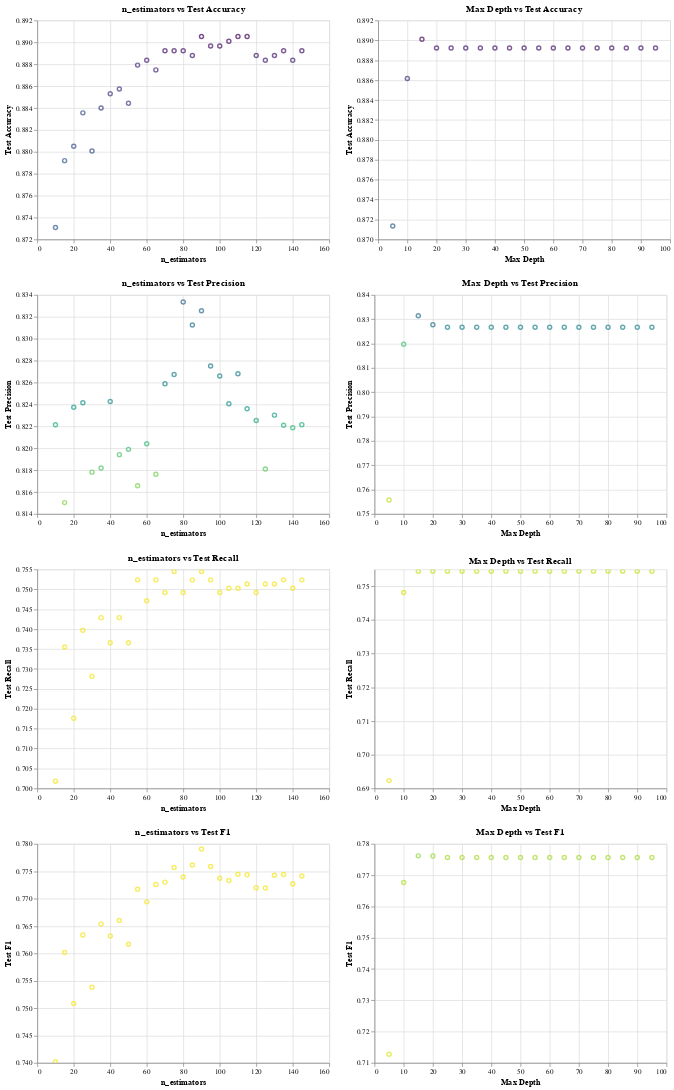

The notebook cell this image was saved under:
### Code cell
## Plot or table 
import altair as alt
from pandas import DataFrame

############################### Accuracy #################################################################################
ntrees_acc=DataFrame()
ntrees_acc['n_estimators']=estimators
ntrees_acc['Test Accuracy']=ntree_test_acc

max_depth_acc=DataFrame()
max_depth_acc['Max Depth']=depth
max_depth_acc['Test Accuracy']=depth_acc

n_estimators_accuracy=alt.Chart(ntrees_acc).mark_point().encode(
    alt.X('n_estimators',
        scale=alt.Scale()
    ),
    alt.Y('Test Accuracy',
        scale=alt.Scale(zero=False)
    ),
    color = alt.Color('Test Accuracy:N', scale=alt.Scale(scheme='viridis',reverse=True),legend=None),
    tooltip=['n_estimators','Test Accuracy' ]
).interactive().properties(
    title='n_estimators vs Test Accuracy'
)

max_depth_accuracy=alt.Chart(max_depth_acc).mark_point().encode(
    alt.X('Max Depth',
        scale=alt.Scale(zero=False)
    ),
    alt.Y('Test Accuracy',
        scale=alt.Scale(zero=False)
    ),
    color = alt.Color('Test Accuracy:N', scale=alt.Scale(scheme='viridis',reverse=True),legend=None),
    tooltip=['Max Depth','Test Accuracy' ]
).interactive().properties(
    title='Max Depth vs Test Accuracy'
)

############################### Precision #################################################################################
ntrees_prec=DataFrame()
ntrees_prec['n_estimators']=estimators
ntrees_prec['Test Precision']=ntree_test_prec

max_depth_prec=DataFrame()
max_depth_prec['Max Depth']=depth
max_depth_prec['Test Precision']=depth_prec

n_estimators_precision=alt.Chart(ntrees_prec).mark_point().encode(
    alt.X('n_estimators',
        scale=alt.Scale()
    ),
    alt.Y('Test Precision',
        scale=alt.Scale(zero=False)
    ),
    color = alt.Color('Test Precision:N', scale=alt.Scale(scheme='viridis',reverse=True),legend=None),
    tooltip=['n_estimators','Test Precision' ]
).interactive().properties(
    title='n_estimators vs Test Precision'
)

max_depth_precision=alt.Chart(max_depth_prec).mark_point().encode(
    alt.X('Max Depth',
        scale=alt.Scale(zero=False)
    ),
    alt.Y('Test Precision',
        scale=alt.Scale(zero=False)
    ),
    color = alt.Color('Test Precision:N', scale=alt.Scale(scheme='viridis',reverse=True),legend=None),
    tooltip=['Max Depth','Test Precision' ]
).interactive().properties(
    title='Max Depth vs Test Precision'
)

############################### Recall #################################################################################
ntrees_rec=DataFrame()
ntrees_rec['n_estimators']=estimators
ntrees_rec['Test Recall']=ntree_test_rec

max_depth_rec=DataFrame()
max_depth_rec['Max Depth']=depth
max_depth_rec['Test Recall']=depth_rec

n_estimators_recall=alt.Chart(ntrees_rec).mark_point().encode(
    alt.X('n_estimators',
        scale=alt.Scale()
    ),
    alt.Y('Test Recall',
        scale=alt.Scale(zero=False)
    ),
    color = alt.Color('Test Accuracy:N', scale=alt.Scale(scheme='viridis',reverse=True),legend=None),
    tooltip=['n_estimators','Test Recall' ]
).interactive().properties(
    title='n_estimators vs Test Recall'
)

max_depth_recall=alt.Chart(max_depth_rec).mark_point().encode(
    alt.X('Max Depth',
        scale=alt.Scale(zero=False)
    ),
    alt.Y('Test Recall',
        scale=alt.Scale(zero=False)
    ),
    color = alt.Color('Test Recall:N', scale=alt.Scale(scheme='viridis',reverse=True),legend=None),
    tooltip=['Max Depth','Test Recall' ]
).interactive().properties(
    title='Max Depth vs Test Recall'
)

############################### F1 score #################################################################################
ntrees_f1=DataFrame()
ntrees_f1['n_estimators']=estimators
ntrees_f1['Test F1']=ntree_test_f1

max_depth_f1=DataFrame()
max_depth_f1['Max Depth']=depth
max_depth_f1['Test F1']=depth_f1

n_estimators_f1_score=alt.Chart(ntrees_f1).mark_point().encode(
    alt.X('n_estimators',
        scale=alt.Scale()
    ),
    alt.Y('Test F1',
        scale=alt.Scale(zero=False)
    ),
    color = alt.Color('Test Accuracy:N', scale=alt.Scale(scheme='viridis',reverse=True),legend=None),
    tooltip=['n_estimators','Test F1' ]
).interactive().properties(
    title='n_estimators vs Test F1'
)

max_depth_f1_score=alt.Chart(max_depth_f1).mark_point().encode(
    alt.X('Max Depth',
        scale=alt.Scale(zero=False)
    ),
    alt.Y('Test F1',
        scale=alt.Scale(zero=False)
    ),
    color = alt.Color('Test F1:N', scale=alt.Scale(scheme='viridis',reverse=True),legend=None),
    tooltip=['Max Depth','Test F1' ]
).interactive().properties(
    title='Max Depth vs Test F1'
)

########################## Print Charts ##################################################################################
accuracies = n_estimators_accuracy | max_depth_accuracy
precisions = n_estimators_precision | max_depth_precision
recalls = n_estimators_recall | max_depth_recall
f1s = n_estimators_f1_score | max_depth_f1_score
accuracies & precisions & recalls & f1s

### Figure 1 — Vega-Lite specification as saved in the notebook (floating-point values rounded to 4 significant figures)
{"config": {"view": {"continuousWidth": 400, "continuousHeight": 300}}, "vconcat": [{"hconcat": [{"data": {"name": "data-9c0e34e4d12bfd42b0cedd8cf8f1c782"}, "mark": "point", "encoding": {"color": {"type": "nominal", "field": "Test Accuracy", "legend": null, "scale": {"reverse": true, "scheme": "viridis"}}, "tooltip": [{"type": "quantitative", "field": "n_estimators"}, {"type": "quantitative", "field": "Test Accuracy"}], "x": {"type": "quantitative", "field": "n_estimators", "scale": {}}, "y": {"type": "quantitative", "field": "Test Accuracy", "scale": {"zero": false}}}, "selection": {"selector001": {"type": "interval", "bind": "scales", "encodings": ["x", "y"]}}, "title": "n_estimators vs Test Accuracy"}, {"data": {"name": "data-5963758b42c20d9a84d02f4985121ea5"}, "mark": "point", "encoding": {"color": {"type": "nominal", "field": "Test Accuracy", "legend": null, "scale": {"reverse": true, "scheme": "viridis"}}, "tooltip": [{"type": "quantitative", "field": "Max Depth"}, {"type": "quantitative", "field": "Test Accuracy"}], "x": {"type": "quantitative", "field": "Max Depth", "scale": {"zero": false}}, "y": {"type": "quantitative", "field": "Test Accuracy", "scale": {"zero": false}}}, "selection": {"selector002": {"type": "interval", "bind": "scales", "encodings": ["x", "y"]}}, "title": "Max Depth vs Test Accuracy"}]}, {"hconcat": [{"data": {"name": "data-1c1867fed685864db229e3681c9461f1"}, "mark": "point", "encoding": {"color": {"type": "nominal", "field": "Test Precision", "legend": null, "scale": {"reverse": true, "scheme": "viridis"}}, "tooltip": [{"type": "quantitative", "field": "n_estimators"}, {"type": "quantitative", "field": "Test Precision"}], "x": {"type": "quantitative", "field": "n_estimators", "scale": {}}, "y": {"type": "quantitative", "field": "Test Precision", "scale": {"zero": false}}}, "selection": {"selector003": {"type": "interval", "bind": "scales", "encodings": ["x", "y"]}}, "title": "n_estimators vs Test Precision"}, {"data": {"name": "data-4741cab10e9d5c6b95eccd84380bbcac"}, "mark": "point", "encoding": {"color": {"type": "nominal", "field": "Test Precision", "legend": null, "scale": {"reverse": true, "scheme": "viridis"}}, "tooltip": [{"type": "quantitative", "field": "Max Depth"}, {"type": "quantitative", "field": "Test Precision"}], "x": {"type": "quantitative", "field": "Max Depth", "scale": {"zero": false}}, "y": {"type": "quantitative", "field": "Test Precision", "scale": {"zero": false}}}, "selection": {"selector004": {"type": "interval", "bind": "scales", "encodings": ["x", "y"]}}, "title": "Max Depth vs Test Precision"}]}, {"hconcat": [{"data": {"name": "data-95d5f72d9642ce12f4fa91f4db28a2ae"}, "mark": "point", "encoding": {"color": {"type": "nominal", "field": "Test Accuracy", "legend": null, "scale": {"reverse": true, "scheme": "viridis"}}, "tooltip": [{"type": "quantitative", "field": "n_estimators"}, {"type": "quantitative", "field": "Test Recall"}], "x": {"type": "quantitative", "field": "n_estimators", "scale": {}}, "y": {"type": "quantitative", "field": "Test Recall", "scale": {"zero": false}}}, "selection": {"selector005": {"type": "interval", "bind": "scales", "encodings": ["x", "y"]}}, "title": "n_estimators vs Test Recall"}, {"data": {"name": "data-4a597d6020dfddbecc419546cbd514c7"}, "mark": "point", "encoding": {"color": {"type": "nominal", "field": "Test Recall", "legend": null, "scale": {"reverse": true, "scheme": "viridis"}}, "tooltip": [{"type": "quantitative", "field": "Max Depth"}, {"type": "quantitative", "field": "Test Recall"}], "x": {"type": "quantitative", "field": "Max Depth", "scale": {"zero": false}}, "y": {"type": "quantitative", "field": "Test Recall", "scale": {"zero": false}}}, "selection": {"selector006": {"type": "interval", "bind": "scales", "encodings": ["x", "y"]}}, "title": "Max Depth vs Test Recall"}]}, {"hconcat": [{"data": {"name": "data-65ffca07a06467cf58f42e818d5db441"}, "mark": "point", "encoding": {"color": {"type": "nominal", "field": "Test Accuracy", "legend": null, "scale": {"reverse": true, "scheme": "viridis"}}, "tooltip": [{"type": "quantitative", "field": "n_estimators"}, {"type": "quantitative", "field": "Test F1"}], "x": {"type": "quantitative", "field": "n_estimators", "scale": {}}, "y": {"type": "quantitative", "field": "Test F1", "scale": {"zero": false}}}, "selection": {"selector007": {"type": "interval", "bind": "scales", "encodings": ["x", "y"]}}, "title": "n_estimators vs Test F1"}, {"data": {"name": "data-c05f4a6f5638a48755e710e864f338ce"}, "mark": "point", "encoding": {"color": {"type": "nominal", "field": "Test F1", "legend": null, "scale": {"reverse": true, "scheme": "viridis"}}, "tooltip": [{"type": "quantitative", "field": "Max Depth"}, {"type": "quantitative", "field": "Test F1"}], "x": {"type": "quantitative", "field": "Max Depth", "scale": {"zero": false}}, "y": {"type": "quantitative", "field": "Test F1", "scale": {"zero": false}}}, "selection": {"selector008": {"type": "interval", "bind": "scales", "encodings": ["x", "y"]}}, "title": "Max Depth vs Test F1"}]}], "$schema": "https://vega.github.io/schema/vega-lite/v4.8.1.json", "datasets": {"data-9c0e34e4d12bfd42b0cedd8cf8f1c782": [{"n_estimators": 10, "Test Accuracy": 0.8731}, {"n_estimators": 15, "Test Accuracy": 0.8792}, {"n_estimators": 20, "Test Accuracy": 0.8805}, {"n_estimators": 25, "Test Accuracy": 0.8836}, {"n_estimators": 30, "Test Accuracy": 0.8801}, {"n_estimators": 35, "Test Accuracy": 0.884}, {"n_estimators": 40, "Test Accuracy": 0.8853}, {"n_estimators": 45, "Test Accuracy": 0.8857}, {"n_estimators": 50, "Test Accuracy": 0.8844}, {"n_estimators": 55, "Test Accuracy": 0.8879}, {"n_estimators": 60, "Test Accuracy": 0.8884}, {"n_estimators": 65, "Test Accuracy": 0.8875}, {"n_estimators": 70, "Test Accuracy": 0.8892}, {"n_estimators": 75, "Test Accuracy": 0.8892}, {"n_estimators": 80, "Test Accuracy": 0.8892}, {"n_estimators": 85, "Test Accuracy": 0.8888}, {"n_estimators": 90, "Test Accuracy": 0.8905}, {"n_estimators": 95, "Test Accuracy": 0.8897}, {"n_estimators": 100, "Test Accuracy": 0.8897}, {"n_estimators": 105, "Test Accuracy": 0.8901}, {"n_estimators": 110, "Test Accuracy": 0.8905}, {"n_estimators": 115, "Test Accuracy": 0.8905}, {"n_estimators": 120, "Test Accuracy": 0.8888}, {"n_estimators": 125, "Test Accuracy": 0.8884}, {"n_estimators": 130, "Test Accuracy": 0.8888}, {"n_estimators": 135, "Test Accuracy": 0.8892}, {"n_estimators": 140, "Test Accuracy": 0.8884}, {"n_estimators": 145, "Test Accuracy": 0.8892}], "data-5963758b42c20d9a84d02f4985121ea5": [{"Max Depth": 5, "Test Accuracy": 0.8713}, {"Max Depth": 10, "Test Accuracy": 0.8862}, {"Max Depth": 15, "Test Accuracy": 0.8901}, {"Max Depth": 20, "Test Accuracy": 0.8892}, {"Max Depth": 25, "Test Accuracy": 0.8892}, {"Max Depth": 30, "Test Accuracy": 0.8892}, {"Max Depth": 35, "Test Accuracy": 0.8892}, {"Max Depth": 40, "Test Accuracy": 0.8892}, {"Max Depth": 45, "Test Accuracy": 0.8892}, {"Max Depth": 50, "Test Accuracy": 0.8892}, {"Max Depth": 55, "Test Accuracy": 0.8892}, {"Max Depth": 60, "Test Accuracy": 0.8892}, {"Max Depth": 65, "Test Accuracy": 0.8892}, {"Max Depth": 70, "Test Accuracy": 0.8892}, {"Max Depth": 75, "Test Accuracy": 0.8892}, {"Max Depth": 80, "Test Accuracy": 0.8892}, {"Max Depth": 85, "Test Accuracy": 0.8892}, {"Max Depth": 90, "Test Accuracy": 0.8892}, {"Max Depth": 95, "Test Accuracy": 0.8892}], "data-1c1867fed685864db229e3681c9461f1": [{"n_estimators": 10, "Test Precision": 0.8222}, {"n_estimators": 15, "Test Precision": 0.815}, {"n_estimators": 20, "Test Precision": 0.8237}, {"n_estimators": 25, "Test Precision": 0.8242}, {"n_estimators": 30, "Test Precision": 0.8178}, {"n_estimators": 35, "Test Precision": 0.8182}, {"n_estimators": 40, "Test Precision": 0.8243}, {"n_estimators": 45, "Test Precision": 0.8194}, {"n_estimators": 50, "Test Precision": 0.8199}, {"n_estimators": 55, "Test Precision": 0.8166}, {"n_estimators": 60, "Test Precision": 0.8204}, {"n_estimators": 65, "Test Precision": 0.8176}, {"n_estimators": 70, "Test Precision": 0.8259}, {"n_estimators": 75, "Test Precision": 0.8267}, {"n_estimators": 80, "Test Precision": 0.8334}, {"n_estimators": 85, "Test Precision": 0.8313}, {"n_estimators": 90, "Test Precision": 0.8326}, {"n_estimators": 95, "Test Precision": 0.8275}, {"n_estimators": 100, "Test Precision": 0.8266}, {"n_estimators": 105, "Test Precision": 0.8241}, {"n_estimators": 110, "Test Precision": 0.8268}, {"n_estimators": 115, "Test Precision": 0.8236}, {"n_estimators": 120, "Test Precision": 0.8225}, {"n_estimators": 125, "Test Precision": 0.8181}, {"n_estimators": 130, "Test Precision": 0.823}, {"n_estimators": 135, "Test Precision": 0.8221}, {"n_estimators": 140, "Test Precision": 0.8219}, {"n_estimators": 145, "Test Precision": 0.8222}], "data-4741cab10e9d5c6b95eccd84380bbcac": [{"Max Depth": 5, "Test Precision": 0.7557}, {"Max Depth": 10, "Test Precision": 0.8197}, {"Max Depth": 15, "Test Precision": 0.8314}, {"Max Depth": 20, "Test Precision": 0.8277}, {"Max Depth": 25, "Test Precision": 0.8267}, {"Max Depth": 30, "Test Precision": 0.8267}, {"Max Depth": 35, "Test Precision": 0.8267}, {"Max Depth": 40, "Test Precision": 0.8267}, {"Max Depth": 45, "Test Precision": 0.8267}, {"Max Depth": 50, "Test Precision": 0.8267}, {"Max Depth": 55, "Test Precision": 0.8267}, {"Max Depth": 60, "Test Precision": 0.8267}, {"Max Depth": 65, "Test Precision": 0.8267}, {"Max Depth": 70, "Test Precision": 0.8267}, {"Max Depth": 75, "Test Precision": 0.8267}, {"Max Depth": 80, "Test Precision": 0.8267}, {"Max Depth": 85, "Test Precision": 0.8267}, {"Max Depth": 90, "Test Precision": 0.8267}, {"Max Depth": 95, "Test Precision": 0.8267}], "data-95d5f72d9642ce12f4fa91f4db28a2ae": [{"n_estimators": 10, "Test Recall": 0.7018}, {"n_estimators": 15, "Test Recall": 0.7355}, {"n_estimators": 20, "Test Recall": 0.7176}, {"n_estimators": 25, "Test Recall": 0.7397}, {"n_estimators": 30, "Test Recall": 0.7281}, {"n_estimators": 35, "Test Recall": 0.7429}, {"n_estimators": 40, "Test Recall": 0.7366}, {"n_estimators": 45, "Test Recall": 0.7429}, {"n_estimators": 50, "Test Recall": 0.7366}, {"n_estimators": 55, "Test Recall": 0.7524}, {"n_estimators": 60, "Test Recall": 0.7471}, {"n_estimators": 65, "Test Recall": 0.7524}, {"n_estimators": 70, "Test Recall": 0.7492}, {"n_estimators": 75, "Test Recall": 0.7545}, {"n_estimators": 80, "Test Recall": 0.7492}, {"n_estimators": 85, "Test Recall": 0.7524}, {"n_estimators": 90, "Test Recall": 0.7545}, {"n_estimators": 95, "Test Recall": 0.7524}, {"n_estimators": 100, "Test Recall": 0.7492}, {"n_estimators": 105, "Test Recall": 0.7503}, {"n_estimators": 110, "Test Recall": 0.7503}, {"n_estimators": 115, "Test Recall": 0.7513}, {"n_estimators": 120, "Test Recall": 0.7492}, {"n_estimators": 125, "Test Recall": 0.7513}, {"n_estimators": 130, "Test Recall": 0.7513}, {"n_estimators": 135, "Test Recall": 0.7524}, {"n_estimators": 140, "Test Recall": 0.7503}, {"n_estimators": 145, "Test Recall": 0.7524}], "data-4a597d6020dfddbecc419546cbd514c7": [{"Max Depth": 5, "Test Recall": 0.6923}, {"Max Depth": 10, "Test Recall": 0.7482}, {"Max Depth": 15, "Test Recall": 0.7545}, {"Max Depth": 20, "Test Recall": 0.7545}, {"Max Depth": 25, "Test Recall": 0.7545}, {"Max Depth": 30, "Test Recall": 0.7545}, {"Max Depth": 35, "Test Recall": 0.7545}, {"Max Depth": 40, "Test Recall": 0.7545}, {"Max Depth": 45, "Test Recall": 0.7545}, {"Max Depth": 50, "Test Recall": 0.7545}, {"Max Depth": 55, "Test Recall": 0.7545}, {"Max Depth": 60, "Test Recall": 0.7545}, {"Max Depth": 65, "Test Recall": 0.7545}, {"Max Depth": 70, "Test Recall": 0.7545}, {"Max Depth": 75, "Test Recall": 0.7545}, {"Max Depth": 80, "Test Recall": 0.7545}, {"Max Depth": 85, "Test Recall": 0.7545}, {"Max Depth": 90, "Test Recall": 0.7545}, {"Max Depth": 95, "Test Recall": 0.7545}], "data-65ffca07a06467cf58f42e818d5db441": [{"n_estimators": 10, "Test F1": 0.7402}, {"n_estimators": 15, "Test F1": 0.7602}, {"n_estimators": 20, "Test F1": 0.7508}, {"n_estimators": 25, "Test F1": 0.7634}, {"n_estimators": 30, "Test F1": 0.7538}, {"n_estimators": 35, "Test F1": 0.7654}, {"n_estimators": 40, "Test F1": 0.7632}, {"n_estimators": 45, "Test F1": 0.766}, {"n_estimators": 50, "Test F1": 0.7617}, {"n_estimators": 55, "Test F1": 0.7717}, {"n_estimators": 60, "Test F1": 0.7694}, {"n_estimators": 65, "Test F1": 0.7726}, {"n_estimators": 70, "Test F1": 0.773}, {"n_estimators": 75, "Test F1": 0.7757}, {"n_estimators": 80, "Test F1": 0.7739}, {"n_estimators": 85, "Test F1": 0.7761}, {"n_estimators": 90, "Test F1": 0.7791}, {"n_estimators": 95, "Test F1": 0.7759}, {"n_estimators": 100, "Test F1": 0.7737}, {"n_estimators": 105, "Test F1": 0.7733}, {"n_estimators": 110, "Test F1": 0.7745}, {"n_estimators": 115, "Test F1": 0.7744}, {"n_estimators": 120, "Test F1": 0.772}, {"n_estimators": 125, "Test F1": 0.7719}, {"n_estimators": 130, "Test F1": 0.7743}, {"n_estimators": 135, "Test F1": 0.7744}, {"n_estimators": 140, "Test F1": 0.7727}, {"n_estimators": 145, "Test F1": 0.7741}], "data-c05f4a6f5638a48755e710e864f338ce": [{"Max Depth": 5, "Test F1": 0.7128}, {"Max Depth": 10, "Test F1": 0.7676}, {"Max Depth": 15, "Test F1": 0.7762}, {"Max Depth": 20, "Test F1": 0.7761}, {"Max Depth": 25, "Test F1": 0.7757}, {"Max Depth": 30, "Test F1": 0.7757}, {"Max Depth": 35, "Test F1": 0.7757}, {"Max Depth": 40, "Test F1": 0.7757}, {"Max Depth": 45, "Test F1": 0.7757}, {"Max Depth": 50, "Test F1": 0.7757}, {"Max Depth": 55, "Test F1": 0.7757}, {"Max Depth": 60, "Test F1": 0.7757}, {"Max Depth": 65, "Test F1": 0.7757}, {"Max Depth": 70, "Test F1": 0.7757}, {"Max Depth": 75, "Test F1": 0.7757}, {"Max Depth": 80, "Test F1": 0.7757}, {"Max Depth": 85, "Test F1": 0.7757}, {"Max Depth": 90, "Test F1": 0.7757}, {"Max Depth": 95, "Test F1": 0.7757}]}}
